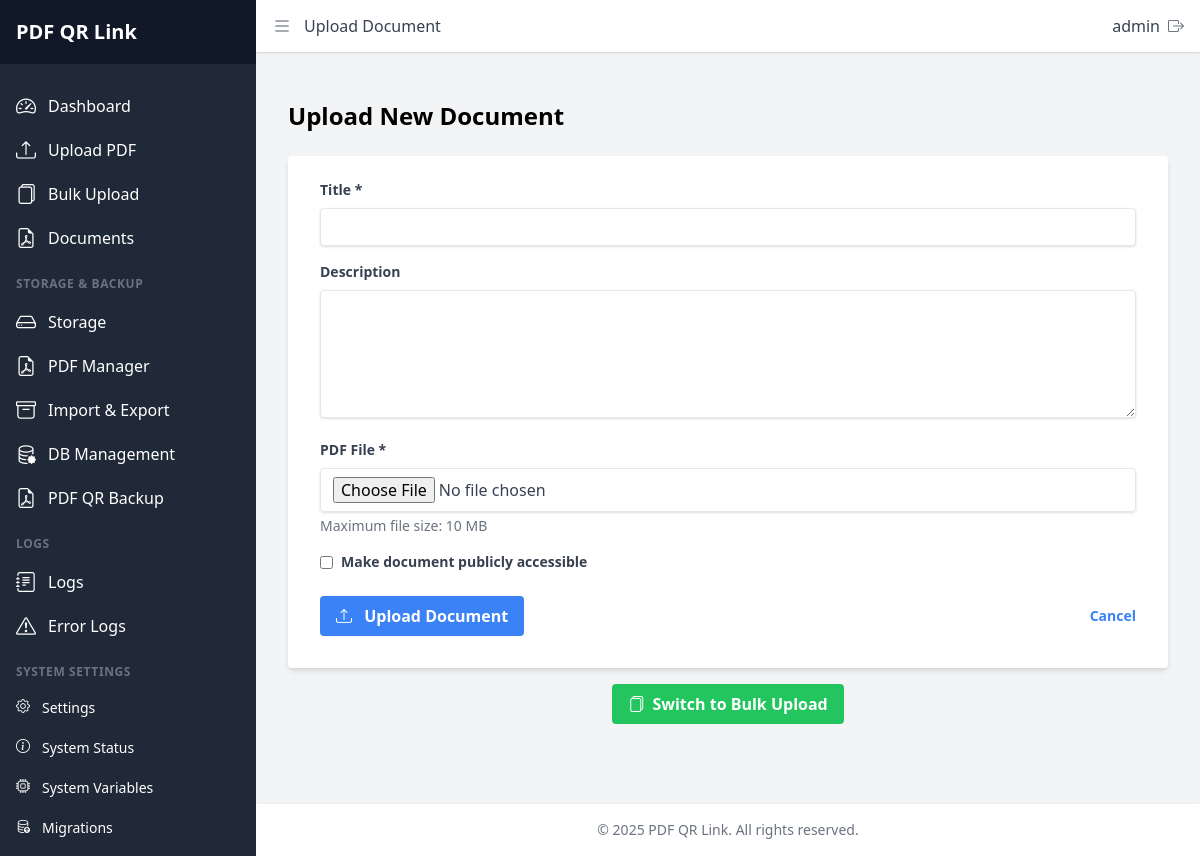
The app's page /admin/upload.php (signed in) with its own data.
### tables this page shows
CREATE TABLE settings (
        id INTEGER PRIMARY KEY AUTOINCREMENT,
        setting_key TEXT NOT NULL UNIQUE,
        setting_value TEXT NOT NULL,
        setting_description TEXT,
        setting_type TEXT DEFAULT 'text',
        is_public INTEGER DEFAULT 0,
        is_editable INTEGER DEFAULT 1,
        updated_at TIMESTAMP DEFAULT CURRENT_TIMESTAMP
    );

### includes/utilities.php (called while the page is built, shortened)
<?php
function formatFileSize($bytes) {
    $units = ['B', 'KB', 'MB', 'GB', 'TB'];
    $i = 0;
    while ($bytes >= 1024 && $i < count($units) - 1) {
        $bytes /= 1024;
        $i++;
    }
    return round($bytes, 2) . ' ' . $units[$i];
}
function getMaxUploadSize() {
    try {
        $db = getDbConnection();
        $stmt = $db->prepare("SELECT setting_value FROM settings WHERE setting_key = 'upload.max_file_size'");
        $stmt->execute();
        $result = $stmt->fetch(PDO::FETCH_ASSOC);
        if ($result && !empty($result['setting_value'])) {
            return (int)$result['setting_value'];
        }
    } catch (Exception $e) {
    }
    $maxUpload = convertPHPSizeToBytes(ini_get('upload_max_filesize'));
    $maxPost = convertPHPSizeToBytes(ini_get('post_max_size'));
    $memoryLimit = convertPHPSizeToBytes(ini_get('memory_limit'));
    return min($maxUpload, $maxPost, $memoryLimit);
}
function getSettingValue($key, $default = null) {
    try {
        $db = getDbConnection();
        $stmt = $db->prepare("SELECT setting_value FROM settings WHERE setting_key = ?");
        $stmt->execute([$key]);
        $value = $stmt->fetchColumn();
        return $value !== false ? $value : $default;
    } catch (Exception $e) {
        logError('Error getting setting value: ' . $e->getMessage());
        return $default;
    }
}
?>

### admin/upload.php (the view, shortened to what this page needs)
<?php
$title = '';
$isPublic = 0;
$pageTitle = 'Upload Document';
include 'header.php';
?>
<div class="container mx-auto px-4 py-8">
    <h1 class="text-2xl font-bold mb-6">Upload New Document</h1>
    <form action="upload.php" method="post" enctype="multipart/form-data" class="bg-white shadow-md rounded px-8 pt-6 pb-8 mb-4">
        <div class="mb-4">
            <label for="title" class="block text-gray-700 text-sm font-bold mb-2">Title *</label>
            <input type="text" id="title" name="title" value="<?php echo htmlspecialchars($title); ?>" class="shadow appearance-none border rounded w-full py-2 px-3 text-gray-700 leading-tight focus:outline-none focus:shadow-outline" required>
        </div>
        <div class="mb-4">
            <label for="description" class="block text-gray-700 text-sm font-bold mb-2">Description</label>
            <textarea id="description" name="description" class="shadow appearance-none border rounded w-full py-2 px-3 text-gray-700 leading-tight focus:outline-none focus:shadow-outline h-32"><?php echo htmlspecialchars($description); ?></textarea>
        </div>
        <div class="mb-4">
            <label for="pdf_file" class="block text-gray-700 text-sm font-bold mb-2">PDF File *</label>
            <input type="file" id="pdf_file" name="pdf_file" accept="application/pdf" class="shadow appearance-none border rounded w-full py-2 px-3 text-gray-700 leading-tight focus:outline-none focus:shadow-outline" required>
            <p class="text-sm text-gray-500 mt-1">Maximum file size: <?php echo formatFileSize(getMaxUploadSize()); ?></p>
        </div>
        <div class="mb-6">
            <label class="flex items-center">
                <input type="checkbox" name="is_public" value="1" <?php echo $isPublic ? 'checked' : ''; ?> class="mr-2">
                <span class="text-gray-700 text-sm font-bold">Make document publicly accessible</span>
            </label>
        </div>
        <div class="flex items-center justify-between">
            <button type="submit" name="upload" class="bg-blue-500 hover:bg-blue-700 text-white font-bold py-2 px-4 rounded focus:outline-none focus:shadow-outline">
                <i class="bi bi-upload mr-2"></i> Upload Document
            </button>
            <a href="documents.php" class="inline-block align-baseline font-bold text-sm text-blue-500 hover:text-blue-800">
                Cancel
            </a>
        </div>
    </form>
    <div class="text-center mt-4">
        <a href="bulk-upload.php" class="bg-green-500 hover:bg-green-700 text-white font-bold py-2 px-4 rounded focus:outline-none focus:shadow-outline inline-block">
            <i class="bi bi-files mr-1"></i> Switch to Bulk Upload
        </a>
    </div>
</div>
<?php include 'footer.php'; ?>

### admin/header.php (shortened to what this page needs)
<?php
require_once __DIR__ . '/../includes/init.php';
$currentPage = basename($_SERVER['PHP_SELF']);
?>
<!DOCTYPE html>
<html lang="en">
<head>
    <link rel="stylesheet" href="<?php echo BASE_URL; ?>assets/css/tailwind.css?<?php echo CSS_CACHE_KEY; ?>">
    <link rel="stylesheet" href="https://cdnjs.cloudflare.com/ajax/libs/bootstrap-icons/1.11.3/font/bootstrap-icons.min.css" />
</head>
<body class="bg-gray-100 min-h-screen">
    <div x-data="{ sidebarOpen: false, sidebarPinned: true }"
         @resize.window="sidebarOpen = (window.innerWidth >= 768) ? sidebarPinned : false">
        <aside class="fixed inset-y-0 left-0 z-30 w-64 bg-gray-800 overflow-y-auto transition-all duration-300 transform"
             :class="{'translate-x-0': sidebarOpen, '-translate-x-full': !sidebarOpen, 'md:translate-x-0': sidebarPinned}">
            <div class="flex items-center justify-between h-16 bg-gray-900 px-4">
                <span class="text-white font-bold text-xl"><?php echo getSettingValue('general.site_title', 'PDF QR Link'); ?></span>
            </div>
            <nav class="mt-5 px-2">
                <a href="<?php echo BASE_URL; ?>admin/index.php" class="group flex items-center px-2 py-2 text-base font-medium rounded-md <?php echo $currentPage === 'index.php' ? 'bg-gray-700 text-white' : 'text-white hover:bg-gray-700'; ?>">
                    <i class="bi bi-speedometer2 mr-3 text-xl"></i>
                    <span>Dashboard</span>
                </a>
                <a href="<?php echo BASE_URL; ?>admin/upload.php" class="group flex items-center px-2 py-2 text-base font-medium rounded-md <?php echo $currentPage === 'upload.php' ? 'bg-gray-700 text-white' : 'text-white hover:bg-gray-700'; ?>">
                    <i class="bi bi-upload mr-3 text-xl"></i>
                    <span>Upload PDF</span>
                </a>
                <a href="<?php echo BASE_URL; ?>admin/bulk-upload.php" class="group flex items-center px-2 py-2 text-base font-medium rounded-md <?php echo $currentPage === 'bulk-upload.php' ? 'bg-gray-700 text-white' : 'text-white hover:bg-gray-700'; ?>">
                    <i class="bi bi-files mr-3 text-xl"></i>
                    <span>Bulk Upload</span>
                </a>
                <a href="<?php echo BASE_URL; ?>admin/documents.php" class="group flex items-center px-2 py-2 text-base font-medium rounded-md <?php echo $currentPage === 'documents.php' ? 'bg-gray-700 text-white' : 'text-white hover:bg-gray-700'; ?>">
                    <i class="bi bi-file-earmark-pdf mr-3 text-xl"></i>
                    <span>Documents</span>
                </a>
                <div class="mt-4 mb-2 px-2">
                    <h3 class="text-xs uppercase tracking-wider text-gray-500 font-semibold">Storage & Backup</h3>
                </div>
                <a href="<?php echo BASE_URL; ?>admin/storage.php" class="group flex items-center px-2 py-2 text-base font-medium rounded-md <?php echo $currentPage === 'storage.php' ? 'bg-gray-700 text-white' : 'text-white hover:bg-gray-700'; ?>">
                    <i class="bi bi-hdd mr-3 text-xl"></i>
                    <span>Storage</span>
                </a>
                <a href="<?php echo BASE_URL; ?>admin/file_manager.php" class="group flex items-center px-2 py-2 text-base font-medium rounded-md <?php echo $currentPage === 'file_manager.php' ? 'bg-gray-700 text-white' : 'text-white hover:bg-gray-700'; ?>">
                    <i class="bi bi-file-earmark-pdf mr-3 text-xl"></i>
                    <span>PDF Manager</span>
                </a>
                <a href="<?php echo BASE_URL; ?>admin/import_export.php" class="group flex items-center px-2 py-2 text-base font-medium rounded-md <?php echo $currentPage === 'import_export.php' ? 'bg-gray-700 text-white' : 'text-white hover:bg-gray-700'; ?>">
                    <i class="bi bi-archive mr-3 text-xl"></i>
                    <span>Import & Export</span>
                </a>
                <a href="<?php echo BASE_URL; ?>admin/db_management.php" class="group flex items-center px-2 py-2 text-base font-medium rounded-md <?php echo $currentPage === 'db_management.php' ? 'bg-gray-700 text-white' : 'text-white hover:bg-gray-700'; ?>">
                    <i class="bi bi-database-gear mr-3 text-xl"></i>
                    <span>DB Management</span>
                </a>
                <a href="<?php echo BASE_URL; ?>admin/pdf_backup.php" class="group flex items-center px-2 py-2 text-base font-medium rounded-md <?php echo $currentPage === 'pdf_backup.php' ? 'bg-gray-700 text-white' : 'text-white hover:bg-gray-700'; ?>">
                    <i class="bi bi-file-earmark-pdf mr-3 text-xl"></i>
                    <span>PDF QR Backup</span>
                </a>
                <div class="mt-4 mb-2 px-2">
                    <h3 class="text-xs uppercase tracking-wider text-gray-500 font-semibold">Logs</h3>
                </div>
                <a href="<?php echo BASE_URL; ?>admin/logs.php" class="group flex items-center px-2 py-2 text-base font-medium rounded-md <?php echo $currentPage === 'logs.php' ? 'bg-gray-700 text-white' : 'text-white hover:bg-gray-700'; ?>">
                    <i class="bi bi-journal-text mr-3 text-xl"></i>
                    <span>Logs</span>
                </a>
                <a href="<?php echo BASE_URL; ?>admin/error_logs.php" class="group flex items-center px-2 py-2 text-base font-medium rounded-md <?php echo $currentPage === 'error_logs.php' ? 'bg-gray-700 text-white' : 'text-white hover:bg-gray-700'; ?>">
                    <i class="bi bi-exclamation-triangle mr-3 text-xl"></i>
                    <span>Error Logs</span>
                </a>
                <div class="mt-4 mb-2 px-2">
                    <h3 class="text-xs uppercase tracking-wider text-gray-500 font-semibold">System Settings</h3>
                </div>
                <a href="<?php echo BASE_URL; ?>admin/settings.php" class="group flex items-center px-2 py-2 text-sm font-medium rounded-md <?php echo $currentPage === 'settings.php' ? 'bg-gray-700 text-white' : 'text-white hover:bg-gray-700'; ?>">
                    <i class="bi bi-gear mr-3 flex-shrink-0 h-6 w-6"></i>
                    Settings
                </a>
                <a href="<?php echo BASE_URL; ?>admin/system_status.php" class="group flex items-center px-2 py-2 text-sm font-medium rounded-md <?php echo $currentPage === 'system_status.php' ? 'bg-gray-700 text-white' : 'text-white hover:bg-gray-700'; ?>">
                    <i class="bi bi-info-circle mr-3 flex-shrink-0 h-6 w-6"></i>
                    System Status
                </a>
                <a href="<?php echo BASE_URL; ?>admin/system.php" class="group flex items-center px-2 py-2 text-sm font-medium rounded-md <?php echo $currentPage === 'system.php' ? 'bg-gray-700 text-white' : 'text-white hover:bg-gray-700'; ?>">
                    <i class="bi bi-cpu mr-3 flex-shrink-0 h-6 w-6"></i>
                    System Variables
                </a>
                <a href="<?php echo BASE_URL; ?>admin/migrations.php" class="group flex items-center px-2 py-2 text-sm font-medium rounded-md <?php echo $currentPage === 'migrations.php' ? 'bg-gray-700 text-white' : 'text-white hover:bg-gray-700'; ?>">
                    <i class="bi bi-database-up mr-3 flex-shrink-0 h-6 w-6"></i>
                    Migrations
                </a>
            </nav>
        </aside>
        <div class="flex flex-col min-h-screen transition-all duration-300"
             :class="{'md:ml-64': sidebarPinned, 'ml-0': !sidebarPinned}">
            <header class="bg-white shadow relative z-10">
                <div class="flex justify-between items-center px-4 py-3">
                    <div class="flex items-center">
                        <button @click="sidebarOpen = !sidebarOpen" class="text-gray-500 focus:outline-none focus:ring mr-3">
                            <i class="bi text-xl" :class="sidebarOpen ? 'bi-x' : 'bi-list'"></i>
                        </button>
                        <span class="text-gray-700 font-medium"><?php echo htmlspecialchars($pageTitle ?? 'Admin'); ?></span>
                    </div>
                    <div class="flex items-center">
                        <span class="text-gray-700 mr-2"><?php echo htmlspecialchars($_SESSION['username'] ?? ''); ?></span>
                        <a href="<?php echo BASE_URL; ?>admin/logout.php" class="text-gray-500 hover:text-gray-700">
                            <i class="bi bi-box-arrow-right"></i>
                        </a>
                    </div>
                </div>
            </header>
            <main class="flex-grow p-4 relative z-0">

### admin/footer.php
            </main>
            <footer class="bg-white p-4 shadow mt-8">
                <div class="container mx-auto">
                    <p class="text-center text-gray-500 text-sm">
                        <?php
                        $footerText = getSettingValue('general.footer_text', '&copy; ' . date('Y') . ' ' . getSettingValue('general.site_title', 'PDF QR Link') . '. All rights reserved.');
                        echo $footerText;
                        ?>
                    </p>
                </div>
            </footer>
        </div>
    </div>
</body>
</html>

### records on screen
settings: setting_value "PDF QR Link", setting_value "© 2025 PDF QR Link. All rights reserved."
settings: setting_value "10 MB"

### other values on screen
$pageTitle "Upload Document"
$_SESSION['username'] "admin"
